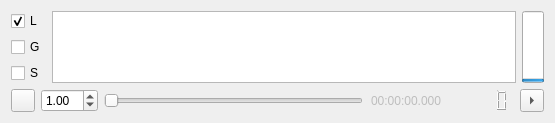
<?xml version="1.0" encoding="UTF-8"?>
<ui version="4.0">
 <class>Form</class>
 <widget class="QWidget" name="Form">
  <property name="geometry">
   <rect>
    <x>0</x>
    <y>0</y>
    <width>555</width>
    <height>122</height>
   </rect>
  </property>
  <property name="windowTitle">
   <string>Form</string>
  </property>
  <property name="autoFillBackground">
   <bool>true</bool>
  </property>
  <layout class="QVBoxLayout" name="verticalLayout">
   <item>
    <layout class="QHBoxLayout" name="horizontalLayout">
     <item>
      <layout class="QVBoxLayout" name="verticalLayout_3">
       <item>
        <widget class="QCheckBox" name="checkLocal">
         <property name="text">
          <string>L</string>
         </property>
         <property name="checked">
          <bool>true</bool>
         </property>
         <property name="tristate">
          <bool>false</bool>
         </property>
        </widget>
       </item>
       <item>
        <widget class="QCheckBox" name="checkGlobal">
         <property name="text">
          <string>G</string>
         </property>
         <property name="checked">
          <bool>false</bool>
         </property>
        </widget>
       </item>
       <item>
        <widget class="QCheckBox" name="checkSim">
         <property name="text">
          <string>S</string>
         </property>
         <property name="checked">
          <bool>false</bool>
         </property>
        </widget>
       </item>
       <item>
        <spacer name="verticalSpacer">
         <property name="orientation">
          <enum>Qt::Vertical</enum>
         </property>
         <property name="sizeHint" stdset="0">
          <size>
           <width>20</width>
           <height>40</height>
          </size>
         </property>
        </spacer>
       </item>
      </layout>
     </item>
     <item>
      <widget class="TimelineView" name="graphicsView">
       <property name="sizePolicy">
        <sizepolicy hsizetype="Expanding" vsizetype="Minimum">
         <horstretch>0</horstretch>
         <verstretch>0</verstretch>
        </sizepolicy>
       </property>
       <property name="minimumSize">
        <size>
         <width>0</width>
         <height>10</height>
        </size>
       </property>
      </widget>
     </item>
     <item>
      <widget class="QProgressBar" name="progressBar">
       <property name="minimumSize">
        <size>
         <width>0</width>
         <height>10</height>
        </size>
       </property>
       <property name="layoutDirection">
        <enum>Qt::LeftToRight</enum>
       </property>
       <property name="autoFillBackground">
        <bool>true</bool>
       </property>
       <property name="value">
        <number>1</number>
       </property>
       <property name="orientation">
        <enum>Qt::Vertical</enum>
       </property>
       <property name="invertedAppearance">
        <bool>false</bool>
       </property>
       <property name="format">
        <string/>
       </property>
      </widget>
     </item>
    </layout>
   </item>
   <item>
    <layout class="QHBoxLayout" name="horizontalLayout_2">
     <item>
      <widget class="QToolButton" name="buttonScreenshot">
       <property name="text">
        <string/>
       </property>
      </widget>
     </item>
     <item>
      <widget class="QDoubleSpinBox" name="spinThreshold">
       <property name="maximum">
        <double>10.000000000000000</double>
       </property>
       <property name="singleStep">
        <double>0.050000000000000</double>
       </property>
       <property name="value">
        <double>1.000000000000000</double>
       </property>
      </widget>
     </item>
     <item>
      <widget class="QSlider" name="sliderTime">
       <property name="sizePolicy">
        <sizepolicy hsizetype="Expanding" vsizetype="Fixed">
         <horstretch>0</horstretch>
         <verstretch>0</verstretch>
        </sizepolicy>
       </property>
       <property name="orientation">
        <enum>Qt::Horizontal</enum>
       </property>
      </widget>
     </item>
     <item>
      <widget class="QTimeEdit" name="timeEdit">
       <property name="enabled">
        <bool>false</bool>
       </property>
       <property name="wrapping">
        <bool>false</bool>
       </property>
       <property name="frame">
        <bool>false</bool>
       </property>
       <property name="alignment">
        <set>Qt::AlignCenter</set>
       </property>
       <property name="buttonSymbols">
        <enum>QAbstractSpinBox::NoButtons</enum>
       </property>
       <property name="keyboardTracking">
        <bool>false</bool>
       </property>
       <property name="displayFormat">
        <string>HH:mm:ss.zzz</string>
       </property>
      </widget>
     </item>
     <item>
      <widget class="QLCDNumber" name="lcdNumber">
       <property name="sizePolicy">
        <sizepolicy hsizetype="Minimum" vsizetype="Fixed">
         <horstretch>0</horstretch>
         <verstretch>0</verstretch>
        </sizepolicy>
       </property>
       <property name="layoutDirection">
        <enum>Qt::LeftToRight</enum>
       </property>
       <property name="autoFillBackground">
        <bool>true</bool>
       </property>
       <property name="frameShape">
        <enum>QFrame::NoFrame</enum>
       </property>
       <property name="frameShadow">
        <enum>QFrame::Raised</enum>
       </property>
       <property name="digitCount">
        <number>5</number>
       </property>
      </widget>
     </item>
     <item>
      <widget class="QToolButton" name="buttonSubmit">
       <property name="sizePolicy">
        <sizepolicy hsizetype="Minimum" vsizetype="Fixed">
         <horstretch>0</horstretch>
         <verstretch>0</verstretch>
        </sizepolicy>
       </property>
       <property name="text">
        <string>...</string>
       </property>
       <property name="arrowType">
        <enum>Qt::RightArrow</enum>
       </property>
      </widget>
     </item>
    </layout>
   </item>
  </layout>
 </widget>
 <customwidgets>
  <customwidget>
   <class>TimelineView</class>
   <extends>QGraphicsView</extends>
   <header>UI.TimelineView</header>
  </customwidget>
 </customwidgets>
 <resources/>
 <connections>
  <connection>
   <sender>sliderTime</sender>
   <signal>valueChanged(int)</signal>
   <receiver>lcdNumber</receiver>
   <slot>display(int)</slot>
   <hints>
    <hint type="sourcelabel">
     <x>226</x>
     <y>277</y>
    </hint>
    <hint type="destinationlabel">
     <x>422</x>
     <y>278</y>
    </hint>
   </hints>
  </connection>
 </connections>
</ui>
